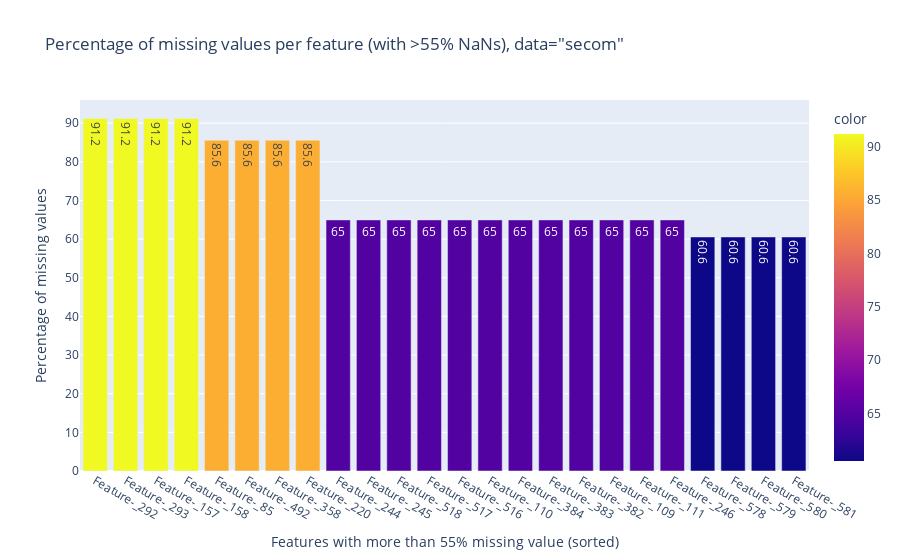

This figure's notebook cell:
### Code cell
#missing value analysis in training data, histogram, threshold defintion
df=secom.isna().sum()*100/secom_merged.shape[0]
df = df[df>55].sort_values(ascending=False)
fig = px.bar(x=df.index, 
             y = df, 
             title='Percentage of missing values per feature (with >55% NaNs), data="secom"',
             text = round(df,1), color=df)
fig.update_xaxes(title_text='Features with more than 55% missing value (sorted)',type='category')
fig.update_yaxes(title_text='Percentage of missing values')
fig.show()

### Figure 1 — Plotly figure (JSON) as saved in the notebook; plotly's stock layout.template omitted (floating-point values rounded to 4 significant figures)
{"data": [{"alignmentgroup": "True", "hovertemplate": "x=%{x}<br>y=%{y}<br>text=%{text}<br>color=%{marker.color}<extra></extra>", "legendgroup": "", "marker": {"color": [91.19, 91.19, 91.19, 91.19, 85.58, 85.58, 85.58, 85.58, 64.96, 64.96, 64.96, 64.96, 64.96, 64.96, 64.96, 64.96, 64.96, 64.96, 64.96, 64.96, 60.56, 60.56, 60.56, 60.56], "coloraxis": "coloraxis", "pattern": {"shape": ""}}, "name": "", "offsetgroup": "", "orientation": "v", "showlegend": false, "text": [91.2, 91.2, 91.2, 91.2, 85.6, 85.6, 85.6, 85.6, 65, 65, 65, 65, 65, 65, 65, 65, 65, 65, 65, 65, 60.6, 60.6, 60.6, 60.6], "textposition": "auto", "type": "bar", "x": ["Feature-_292", "Feature-_293", "Feature-_157", "Feature-_158", "Feature-_85", "Feature-_492", "Feature-_358", "Feature-_220", "Feature-_244", "Feature-_245", "Feature-_518", "Feature-_517", "Feature-_516", "Feature-_110", "Feature-_384", "Feature-_383", "Feature-_382", "Feature-_109", "Feature-_111", "Feature-_246", "Feature-_578", "Feature-_579", "Feature-_580", "Feature-_581"], "xaxis": "x", "y": [91.19, 91.19, 91.19, 91.19, 85.58, 85.58, 85.58, 85.58, 64.96, 64.96, 64.96, 64.96, 64.96, 64.96, 64.96, 64.96, 64.96, 64.96, 64.96, 64.96, 60.56, 60.56, 60.56, 60.56], "yaxis": "y"}], "layout": {"barmode": "relative", "coloraxis": {"colorbar": {"title": {"text": "color"}}, "colorscale": [[0, "#0d0887"], [0.1111, "#46039f"], [0.2222, "#7201a8"], [0.3333, "#9c179e"], [0.4444, "#bd3786"], [0.5556, "#d8576b"], [0.6667, "#ed7953"], [0.7778, "#fb9f3a"], [0.8889, "#fdca26"], [1, "#f0f921"]]}, "legend": {"tracegroupgap": 0}, "title": {"text": "Percentage of missing values per feature (with >55% NaNs), data=\"secom\""}, "xaxis": {"anchor": "y", "domain": [0, 1], "title": {"text": "Features with more than 55% missing value (sorted)"}, "type": "category"}, "yaxis": {"anchor": "x", "domain": [0, 1], "title": {"text": "Percentage of missing values"}}}}
